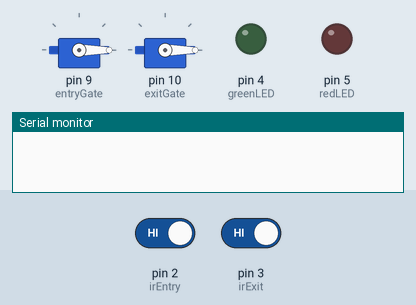
Recording of a sketch running on a simulated Arduino Uno, built with avr-gcc and run on an emulated ATmega328P. On the bench: 2 × servo, output pins drawn as LEDs (lit = HIGH), the last lines printed to the serial monitor. The inputs (shaded band) are chosen by the test bench; at power-on: pin 2 (irEntry) HIGH, pin 3 (irExit) HIGH.

Above: at 1.2 s.
1.3 s: pin 2 (irEntry) driven LOW
At 2.3 s:
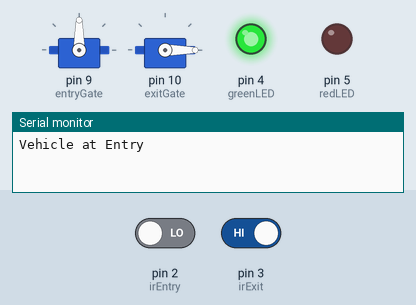
4.3 s: pin 3 (irExit) driven LOW
At 4.6 s:
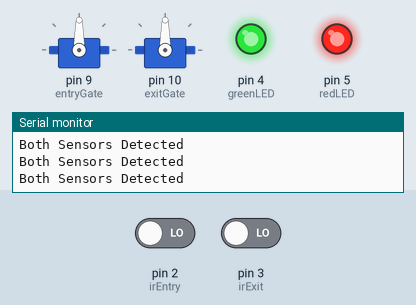
5.8 s: pin 2 (irEntry) driven HIGH
At 6.8 s:
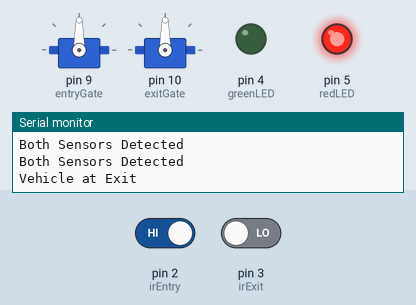
8.8 s: pin 3 (irExit) driven HIGH
At 9.1 s:
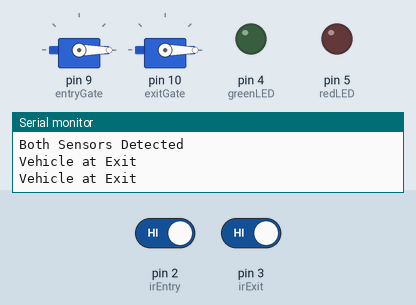
10.3 s: pin 3 (irExit) driven LOW
At 11.5 s:
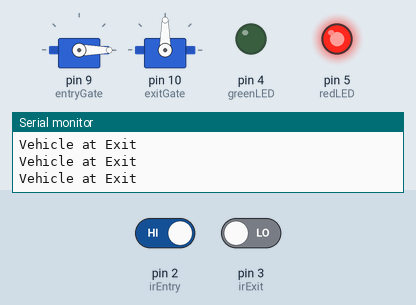
Timing chart, 0 to 13.3 s (numbered marks = the images above; inputs shaded):
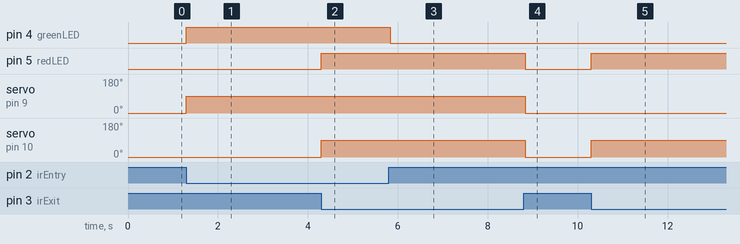

Measured:
- after the input at 1.3 s, pin 4 (greenLED): LOW → HIGH at once; servo on pin 9 (entryGate): 0° → 90° at once
- after the input at 4.3 s, pin 5 (redLED): LOW → HIGH at once; servo on pin 10 (exitGate): 0° → 90° at once
- after the input at 5.8 s, pin 4 (greenLED): HIGH → LOW at once
- after the input at 8.8 s, pin 5 (redLED): HIGH → LOW at once; servo on pin 9 (entryGate), servo on pin 10 (exitGate): 90° → 0° at once
- after the input at 10.3 s, pin 5 (redLED): LOW → HIGH at once; servo on pin 10 (exitGate): 0° → 90° at once

The sketch:

Dual_Gate_Parking_System.ino
```cpp
#include <Servo.h>

Servo entryGate;
Servo exitGate;

int irEntry = 2;
int irExit = 3;

int greenLED = 4; // Entry indicator
int redLED = 5;   // Exit indicator

void setup() {
  pinMode(irEntry, INPUT);
  pinMode(irExit, INPUT);

  pinMode(greenLED, OUTPUT);
  pinMode(redLED, OUTPUT);

  entryGate.attach(9);
  exitGate.attach(10);

  entryGate.write(0);   // Closed
  exitGate.write(0);    // Closed

  Serial.begin(9600);
}

void loop() {
  int entryStatus = digitalRead(irEntry);
  int exitStatus = digitalRead(irExit);

  // 🔹 BOTH sensors detect → ONLY OPEN both gates
  if (entryStatus == LOW && exitStatus == LOW) {
    Serial.println("Both Sensors Detected");

    digitalWrite(greenLED, HIGH);
    digitalWrite(redLED, HIGH);

    entryGate.write(90);   // Open
    exitGate.write(90);    // Open

    // ❌ No closing here (as per your requirement)
  }

  // 🔹 Entry Sensor
  else if (entryStatus == LOW) {
    Serial.println("Vehicle at Entry");

    digitalWrite(greenLED, HIGH);
    digitalWrite(redLED, LOW);

    entryGate.write(90);
    delay(1500);
    entryGate.write(0);

    digitalWrite(greenLED, LOW);
  }

  // 🔹 Exit Sensor
  else if (exitStatus == LOW) {
    Serial.println("Vehicle at Exit");

    digitalWrite(redLED, HIGH);
    digitalWrite(greenLED, LOW);

    exitGate.write(90);
    delay(1500);
    exitGate.write(0);

    digitalWrite(redLED, LOW);
  }

  // 🔹 No Detection → LEDs OFF
  else {
    digitalWrite(greenLED, LOW);
    digitalWrite(redLED, LOW);

    // Optional: keep gates closed when idle
    entryGate.write(0);
    exitGate.write(0);
  }
}
```
